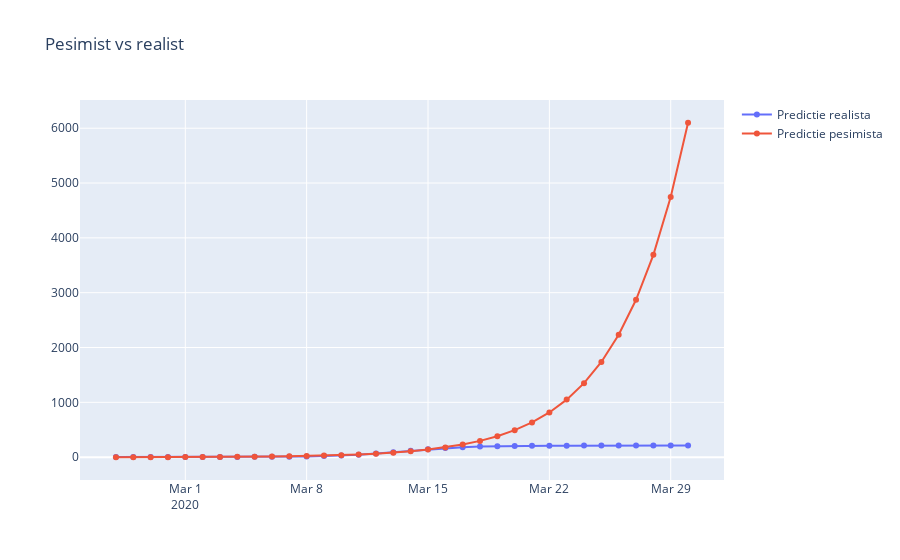

Notebook cell for this chart:
### Code cell
reference_point = 20
reference_workset = pacienti[:reference_point]
reference_l = len(reference_workset)
x_r = np.linspace(1, reference_l, reference_l)
y_r = list(i/1000 for i in reference_workset["cumulat"])

popt_realistic, pcov_realistic = curve_fit(sigmoid, x_r, y_r)
popt_pesimistic, pcov_pesimistic = curve_fit(exponential, x_r, y_r)

date_reference = pd.date_range(start='26-02-2020', periods=reference_l+forward)
x_reference = np.linspace(1, reference_l+forward, reference_l+forward)

fig = go.Figure(data=[
    go.Scatter(name='Predictie realista', x=date_reference, y=1000*sigmoid(x_reference, *popt_realistic), mode='lines+markers'),
    go.Scatter(name='Predictie pesimista', x=date_reference, y=1000*exponential(x_reference, *popt_pesimistic), mode='lines+markers'),
    #go.Bar(name='Real', x=date, y=yp)
])
fig.update_layout(title="Pesimist vs realist")
fig.show()

### Figure 1 — Plotly figure (JSON) as saved in the notebook; plotly's stock layout.template omitted (floating-point values rounded to 4 significant figures)
{"data": [{"mode": "lines+markers", "name": "Predictie realista", "type": "scatter", "x": ["2020-02-26T00:00:00", "2020-02-27T00:00:00", "2020-02-28T00:00:00", "2020-02-29T00:00:00", "2020-03-01T00:00:00", "2020-03-02T00:00:00", "2020-03-03T00:00:00", "2020-03-04T00:00:00", "2020-03-05T00:00:00", "2020-03-06T00:00:00", "2020-03-07T00:00:00", "2020-03-08T00:00:00", "2020-03-09T00:00:00", "2020-03-10T00:00:00", "2020-03-11T00:00:00", "2020-03-12T00:00:00", "2020-03-13T00:00:00", "2020-03-14T00:00:00", "2020-03-15T00:00:00", "2020-03-16T00:00:00", "2020-03-17T00:00:00", "2020-03-18T00:00:00", "2020-03-19T00:00:00", "2020-03-20T00:00:00", "2020-03-21T00:00:00", "2020-03-22T00:00:00", "2020-03-23T00:00:00", "2020-03-24T00:00:00", "2020-03-25T00:00:00", "2020-03-26T00:00:00", "2020-03-27T00:00:00", "2020-03-28T00:00:00", "2020-03-29T00:00:00", "2020-03-30T00:00:00"], "y": [3.317, 3.338, 3.374, 3.436, 3.54, 3.717, 4.019, 4.53, 5.396, 6.856, 9.296, 13.32, 19.83, 29.98, 45.01, 65.59, 90.99, 118.6, 144.6, 166.3, 182.4, 193.4, 200.5, 204.9, 207.6, 209.2, 210.2, 210.7, 211.1, 211.3, 211.4, 211.4, 211.5, 211.5]}, {"mode": "lines+markers", "name": "Predictie pesimista", "type": "scatter", "x": ["2020-02-26T00:00:00", "2020-02-27T00:00:00", "2020-02-28T00:00:00", "2020-02-29T00:00:00", "2020-03-01T00:00:00", "2020-03-02T00:00:00", "2020-03-03T00:00:00", "2020-03-04T00:00:00", "2020-03-05T00:00:00", "2020-03-06T00:00:00", "2020-03-07T00:00:00", "2020-03-08T00:00:00", "2020-03-09T00:00:00", "2020-03-10T00:00:00", "2020-03-11T00:00:00", "2020-03-12T00:00:00", "2020-03-13T00:00:00", "2020-03-14T00:00:00", "2020-03-15T00:00:00", "2020-03-16T00:00:00", "2020-03-17T00:00:00", "2020-03-18T00:00:00", "2020-03-19T00:00:00", "2020-03-20T00:00:00", "2020-03-21T00:00:00", "2020-03-22T00:00:00", "2020-03-23T00:00:00", "2020-03-24T00:00:00", "2020-03-25T00:00:00", "2020-03-26T00:00:00", "2020-03-27T00:00:00", "2020-03-28T00:00:00", "2020-03-29T00:00:00", "2020-03-30T00:00:00"], "y": [-1.845, -1.406, -0.8404, -0.1141, 0.8196, 2.02, 3.562, 5.545, 8.093, 11.37, 15.58, 20.99, 27.95, 36.89, 48.38, 63.15, 82.14, 106.5, 137.9, 178.2, 230.1, 296.7, 382.3, 492.4, 633.9, 815.7, 1049.0, 1350.0, 1736.0, 2232.0, 2870.0, 3691.0, 4745.0, 6100.0]}], "layout": {"title": {"text": "Pesimist vs realist"}}}
